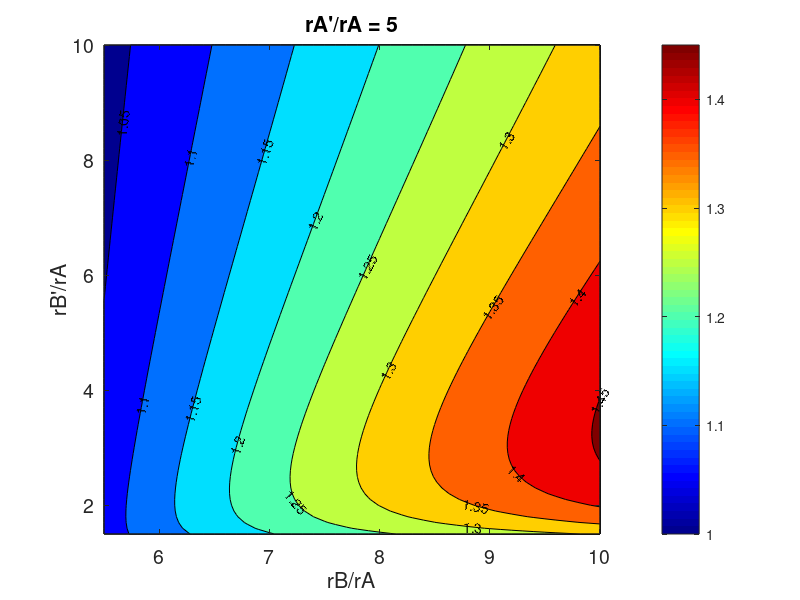
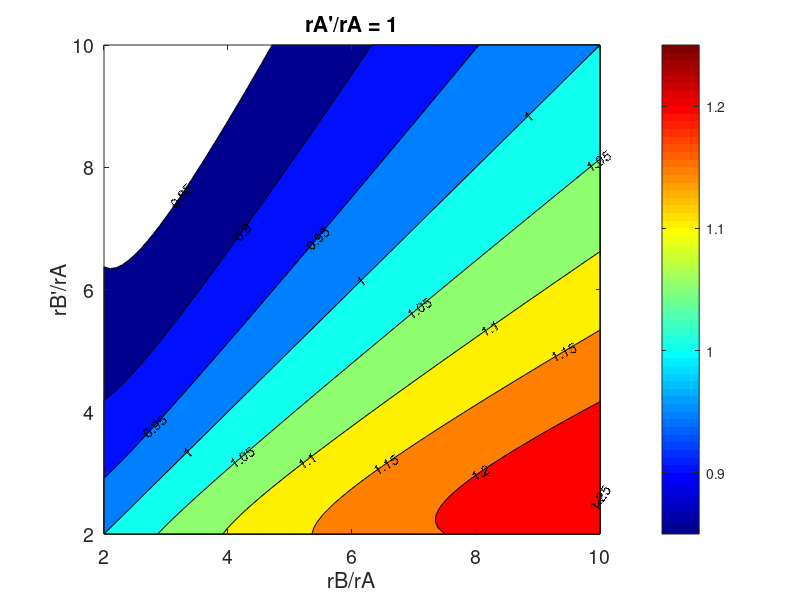
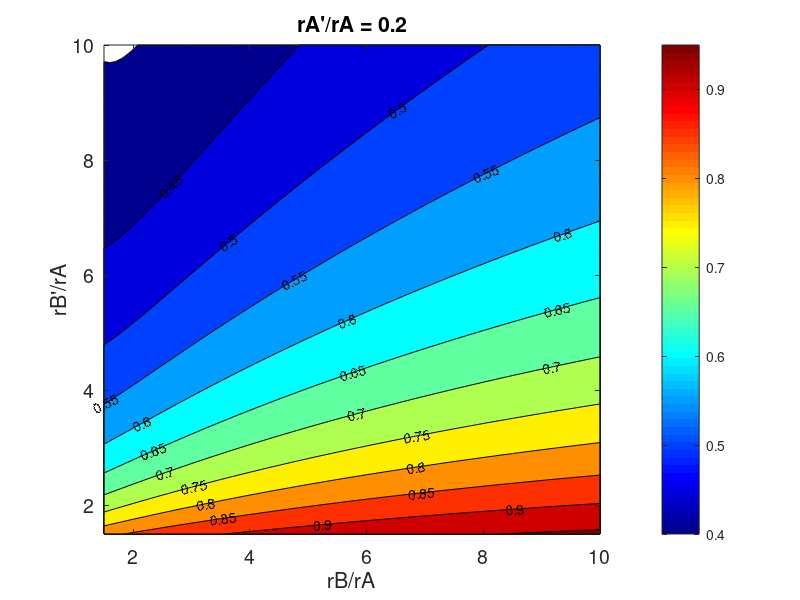
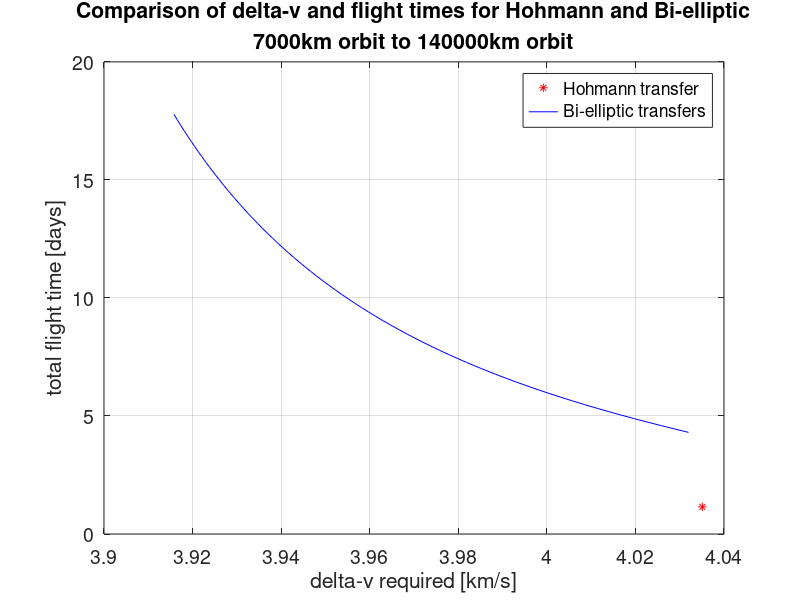

These figures' MATLAB source, in order: (Note: this script raises an error after producing the figures.)
% Andrew Navratil and Kirby Hullender
% MAE 467 Final Project
% Due: 4/24/2019

% clear all vars and plots
close all; clear all; clc;
%
% constants
global mu
mu = 398600; % mu for earth [km^3/s^2]
%%
%*****************************************************************************%
% Task 1: Exploring Hohmann transfers between elliptical orbits
%*****************************************************************************%

% local constants
rA = 40000; % given rA [km]

% Plot 1: rA'/rA = 5
% Plot 2: rA'/rA = 1 (circle)
% Plot 3: rA'/rA = 1/5
for pidx = 1:3
	% given parameters for each plot 1 - 3
	if pidx == 1
		rAprA = 5; % rA'/rA
		rBrA = [5.5:0.1:10]; % rB/rA for x axis
		rBprA = [1.5:0.1:10]'; % rB'/rA for y axis
		zlevels = [1.0:0.05:1.5]; % contour levels / z values
	elseif pidx == 2
		rAprA = 1; % rA'/rA
		rBrA = [2.0:0.1:10]; % rB/rA for x axis
		rBprA = [2.0:0.1:10]'; % rB'/rA for y axis
		zlevels = [0.85:0.05:1.3]; % contour levels / z values
	elseif pidx == 3
		rAprA = 1/5; % rA'/rA
		rBrA = [1.5:0.1:10]; % rB/rA for x axis
		rBprA = [1.5:0.1:10]'; % rB'/rA for y axis
		zlevels = [0.4:0.05:1.0]; % contour levels / z values
	end

	% calculate individual position vectors from ratios
	rAp = rAprA * rA; % 1x1
	rB = rBrA * rA; % 1xn
	rBp = rBprA * rA; % mx1

	% calculate Hohmann transfer for A-B (see book p304-305)
	h1 = sqrt(2*mu) * sqrt( (rA*rAp) / (rA+rAp) ); % 1x1
	h2 = sqrt(2*mu) * sqrt( (rBp*rB) ./ (rBp+rB) ); % mxn
	h3 = sqrt(2*mu) * sqrt( (rA*rB) ./ (rA+rB) ); % 1xn
	h3p = sqrt(2*mu) * sqrt( (rAp*rBp) ./ (rAp+rBp) ); % mx1

	% individual velocities at A,A',B
	vA1 = h1 / rA; % 1x1
	vA3 = h3 / rA; % 1xn
	vB2 = h2 ./ rB; % mxn
	vB3 = h3 ./ rB; % 1xn
	vAp1 = h1 / rAp; % 1x1
	vAp3p = h3p / rAp; % mx1
	vBp2 = h2 ./ rBp; % mxn
	vBp3p = h3p ./ rBp; % mx1

	% delta v's
	dvA = abs(vA3 - vA1); % 1xn
	dvAp = abs(vAp3p - vAp1); % mx1
	dvB = abs(vB2 - vB3); % mxn
	dvBp = abs(vBp2 - vBp3p); % mxn

	% total delta v
	dv3 = dvA + dvB; % mxn
	dv3p = dvAp + dvBp; % mxn

	% contour plot
	figure;
	contourf(rBrA,rBprA,dv3p./dv3,zlevels,'ShowText','on');
	ylabel('rB''/rA');
	xlabel('rB/rA');
	title(['rA''/rA = ' num2str(rAprA)]);
	set(gca,'FontSize',14);
	colormap('jet');
	colorbar;

	% save plot to file
	saveas(gca,['task1plot' num2str(pidx) '.jpg']);
end

%*****************************************************************************%
% Task 2: Exploring node location tradeoffs in a Bi-elliptic transfer
%*****************************************************************************%

% local constants
r1 = 7000; % initial circular orbit radius [km]
r4 = 140000; % target circular orbit radius [km]

% Hohmann transfer 1-4
% r1 = perigee, r4 = apogee of transfer orbit
e14 = (r4 - r1) / (r4 + r1); % eccentricity
h14 = sqrt(r1 * mu * (1 + e14)); % specific angular momentum
a14 = r1 / (1 - e14); % semi major axis
T14 = (2*pi*a14^(3/2))/sqrt(mu); % period [s]

% calculate delta v [km/s] and flight time [days]
v1 = sqrt(mu/r1);
vA14 = h14 / r1; % velocity on A at transfer 
vD14 = h14 / r4; % velocity on D at transfer
v4 = sqrt(mu/r4);

disp('Hohmann transfer delta v and flight time');
dvA = vA14 - v1;
dvD = v4 - vD14;
dv14 = abs(dvA) + abs(dvD) % total delta v
t14 = 0.5*T14/(60*60*24) % convert time to days

% calculate a range of values for Bielliptic transfers
rBrange = [145000:5000:500000];
numrB = numel(rBrange);

% pre-allocations
dvbi = zeros(1,numrB);
tbi = zeros(1,numrB);
dvdec = zeros(1,numrB);
tinc = zeros(1,numrB);

for idx = 1:numrB
	rB = rBrange(idx);

	e2 = (rB - r1) / (rB + r1);
	h2 = sqrt(r1 * mu * (1 + e2));
	a2 = r1 / (1 - e2);
	T2 = (2*pi*a2^(3/2))/sqrt(mu);
	
	e3 = (rB - r4) / (rB + r4);
	h3 = sqrt(r4 * mu * (1 + e3));
	a3 = r4 / (1 - e3);
	T3 = (2*pi*a3^(3/2))/sqrt(mu);

	vA2 = h2 / r1;
	vB2 = h2 / rB;
	vB3 = h3 / rB;
	vC3 = h3 / r4;

	dvA = vA2 - v1;
	dvB = vB3 - vB2;
	dvC = v4 - vC3;

	dvbi(idx) = abs(dvA) + abs(dvB) + abs(dvC);
	tbi(idx) = (0.5*T2 + 0.5*T3)/(60*60*24);
	dvdec(idx) = (dv14 - dvbi(idx))*100/dv14;
	tinc(idx) = (tbi(idx) - t14)*100/t14;
end

 disp('Bi-elliptic transfer delta v and flight time');
 dvbi
 tbi
 dvdec
 tinc

% plot for delta-v vs flight time
figure;
plot(dv14,t14,'r*','DisplayName','Hohmann transfer');
hold on; grid on;
plot(dvbi,tbi,'b-','DisplayName','Bi-elliptic transfers');
ylabel('total flight time [days]');
xlabel('delta-v required [km/s]');
title({'Comparison of delta-v and flight times for Hohmann and Bi-elliptic','7000km orbit to 140000km orbit'});
set(gca,'FontSize',14);
legend show;

% save plot to file
saveas(gca,'task2plot1.jpg');

% plot for percent dec delta-v vs percent inc flight time
figure;
plot(dvdec,tinc,'b-','DisplayName','Bi-elliptic transfers');
hold on; grid on;
ylabel('percent increase total flight time [%]');
xlabel('percent decrease delta-v required [%]');
title({'Percent increase flight time vs percent decrease delta-v','Bi-elliptic against Hohmann'});
set(gca,'FontSize',14);

% save plot to file
saveas(gca,'task2plot2.jpg');

%%
%*****************************************************************************%
% Task 3: Exploring Chase Maneuvers
%*****************************************************************************%

% determine the total delta_v required for Spacecraft B
rp_orb1 = 8100;
ra_orb1 = 18900;
%
% Both B and C are at geocentric elliptical orbits
Btheta = 45;
Ctheta = 150;
deg = 180/pi;

% Orbit 1 Attributes
a_orb1 = (rp_orb1+ra_orb1)/2; % semimajor axis
e_orb1 = (ra_orb1-rp_orb1)/(ra_orb1+rp_orb1);
h_orb1 = sqrt(rp_orb1 * mu * (1 + e_orb1));
T_orb1 = (2*pi*a_orb1^(3/2))/sqrt(mu);
b_orb1 = sqrt((a_orb1^2)*(1-e_orb1^2));% semiminor axis
foc1 = sqrt(a_orb1^2 - b_orb1^2);
%
% Initial Positions of Spacecrafts
rB1 = (((h_orb1^2)/mu)*(1/(1+e_orb1*cosd(Btheta))))*[cosd(Btheta) sind(Btheta) 0]';
rC1 = (((h_orb1^2)/mu)*(1/(1+e_orb1*cosd(Ctheta))))*[cosd(Ctheta) sind(Ctheta) 0]';
%
% Initial Velcities
vB1 = (mu/h_orb1)*[-sind(Btheta) e_orb1+cosd(Btheta) 0]';
vC1 = (mu/h_orb1)*[-sind(Ctheta) e_orb1+cosd(Ctheta) 0]';
%
% Moving C to C' solving Eccentric anomaly
Ec = 2*atan(sqrt((1-e_orb1)/(1+e_orb1))*tand(Ctheta/2));
%
% Keplers Equation
tC = (T_orb1/(2*pi))*(Ec-e_orb1*sin(Ec));

delta_timRang = [3600:600:7200]; %time range in sec. 1-2 hrs by 10 min intervals
% time to reach C'
tC_p = tC + delta_timRang;
%
% Determine Ec' from Mean anomaly
MeC_p = (2*pi)*(tC_p./T_orb1);

% Pre-allocations
Ec_p = zeros(1,length(MeC_p));
rC_p = zeros(3,length(MeC_p)); vC_p1 = zeros(3,length(MeC_p));
vB2 = zeros(3,length(MeC_p)); vC_p2 = zeros(3,length(MeC_p));
deltaV_total = zeros(1,length(MeC_p));orb_Elements =zeros(1,length(MeC_p));

for i = 1:length(MeC_p)
   Ec_p(i) = eccentricEq(e_orb1,MeC_p(i));
   % function attatched 
end
% solve mean anomaly of C' location
CpTheta = 360 - abs(2*atand(sqrt((1+e_orb1)/(1-e_orb1))*tan(Ec_p./2)));

% Position and Velocity vector for C'
for i = 1:length(MeC_p)
rC_p(:,i) = (((h_orb1^2)/mu)*(1/(1+e_orb1*cosd(CpTheta(i)))))*...
    [cosd(CpTheta(i)) sind(CpTheta(i)) 0]';
vC_p1(:,i) = (mu/h_orb1)*[-sind(CpTheta(i)) e_orb1+cosd(CpTheta(i)) 0]';

% solving Lambert's Problem using book
[vB2(:,i),vC_p2(:,i)] = lambert_eq(rB1,rC_p(:,i),delta_timRang(i),'pro');
end

% solve the delta _v required for spacecarft B
deltaVb = vB2 - vB1;
deltaVc_p = vC_p1 - vC_p2;

% solve delta_V total for the chase maneuver
for k = 1:length(MeC_p)
deltaV_total(k) = norm(deltaVb(:,k)) + norm(deltaVc_p(:,k));

% Orbital Paramenters
orb_Elements(k,:) = coe_from_sv(rB1,vB2(:,k));
%coe_from_sv gives [h e RA incl w TA a]
end

% Plots and Tables required
tInv = delta_timRang./60; % convert to minutes

figure; % Plot 1
plot(tInv,deltaV_total,'b-','DisplayName','Transfer Tradeoffs');
hold on; grid on;
ylabel('\DeltaV required [ km/s ]');
xlabel('intercept time [ mins ]');
title({'Tradeoffs Between Intercept Time and Total \DeltaV','Chase Maneuvers'});
set(gca,'FontSize',14);

% save plot to file
%saveas(gca,'task3plot1.jpg');
%
% Table 1
h = table(orb_Elements(1:7,2),orb_Elements(1:7,1),deg.*orb_Elements(1:7,6));
h.Properties.VariableNames = {'e' 'h' 'TA'};
disp(h)

% intercept trajectory
eint = orb_Elements(1,2); % use first one to match book example
hint = orb_Elements(1,1); % h
taint = deg*orb_Elements(1,6); % true anaomoly in it's own frame
pangint = (360 - taint) + 45; % get the perigee angle in geo frame

rint = @(theta) hint^2/(398600*(1+eint*cosd(theta)));
thetas = [-75:120];
for idx=1:length(thetas)
	r = rint(thetas(idx));
	ta = pangint + thetas(idx); % need to rotate by the perigee angle rotation
	yvals(idx) = r * sind(ta);
	xvals(idx) = r * cosd(ta);
end

%Orbit plot
figure;
hold on; grid on;
ellipse(6378,6378,0,0,0,'b')
ellipse(a_orb1,b_orb1,0,-foc1,0,'k')
plot(xvals,yvals,'r--');
scatter([rB1(1,1) rC1(1,1) rC_p(1,1)],[rB1(2,1) rC1(2,1) rC_p(2,1)],'r');
text(-.6e4,0,'Earth','FontSize',14);
text(-2.26e4,0,'Orbit 1','FontSize',14);
text(-1.5e4,0,'Intercept Trajectory','FontSize',14);
text(rB1(1,1)+.1e4,rB1(2,1),'B','FontSize',14);
text(rC1(1,1)-.13e4,rC1(2,1),'C','FontSize',14);
text(rC_p(1,1)-.14e4,rC_p(2,1),'C''','FontSize',14);
xlim([-2.5e4 1.5e4])
ylim([-1.5e4 1.5e4])
set(gca,'FontSize',14);
